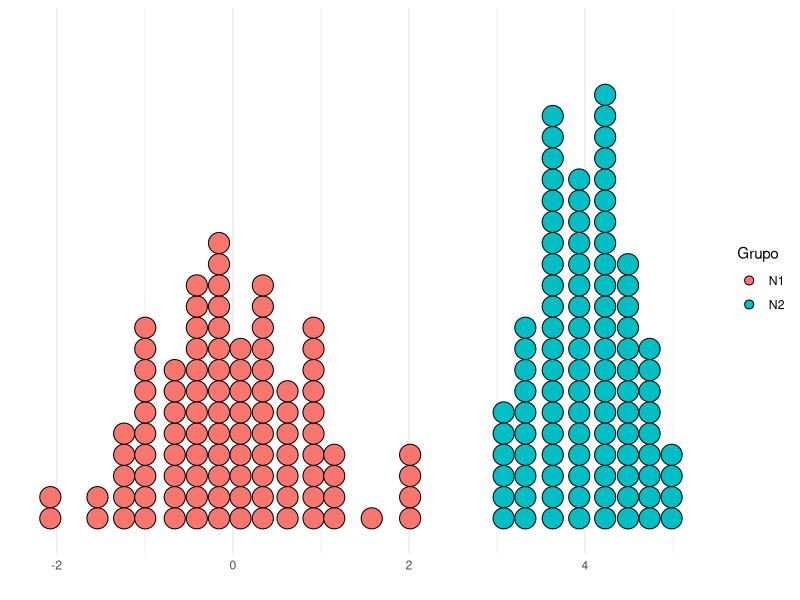
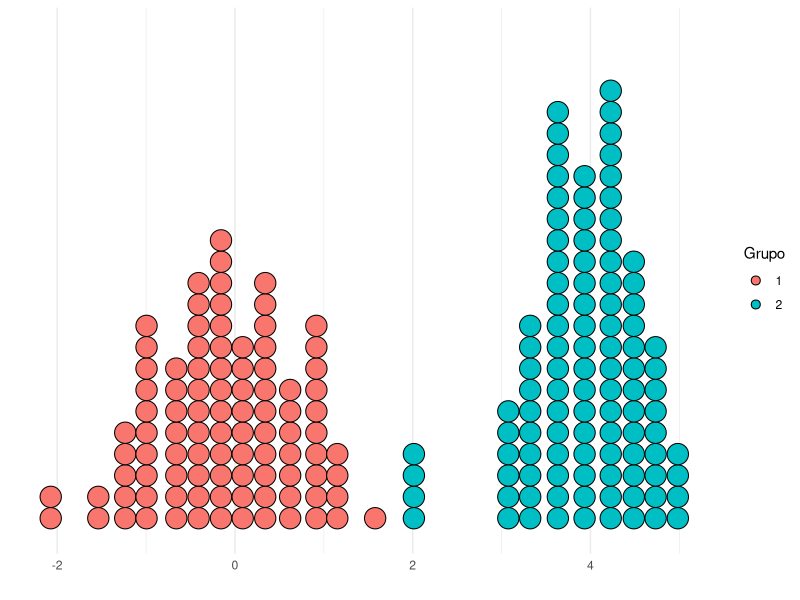

Source code (R) for these figures, in order: (Note: this script raises an error after producing the figures.)
##-----Kmean algorithm-----##


#libraries
library(ggplot2)

#1- For programming propouse I create two samples of a normal random variable, the first one called N1 is a random sample 
#for a normal random variable with mean=0 and variance=1, the second one called N2 is a random sample for a normal random variable
# with mean=4 and variance=0.5. 

set.seed(12)
N1 <- rnorm(100,mean=0, sd=1)
type1 <- rep(1,100)
type2 <- rep(2,100)
N2 <- rnorm(100,mean=4, sd=0.5)

data<-c(N1,N2)
type<-c(type1,type2)
data <- as.data.frame(cbind(data,type))
data$type <- as.factor(as.character(data$type))

# we plot both samples wwith different color, to see the graphic representation of this two groups.  They are quite different}
#so any algorithm should identify them as different groups. 

b <-ggplot(data, aes(x =data, fill=factor(type)))
b + geom_dotplot() +scale_y_continuous(NULL, breaks = NULL)+labs(x="")+theme_minimal()+ scale_fill_discrete(name = "Grupo", labels=c("N1", "N2"))

# the results whit the R function kmeans are the following:

data_ov <- data$data

##The prior steps for defining the algorithm are:

# select the k initial centers 
# for the k initial centers
k<-2
centers <- sample(data$data,2)
x<- as.data.frame(data$data)

## we try with the kmeans command in R
trial<-kmeans(x,2, iter.max=10)
data$cluster_ral<-trial$cluster

c <-ggplot(data, aes(x =data, fill=factor(cluster_ral)))
c + geom_dotplot() +scale_y_continuous(NULL, breaks = NULL)+labs(x="")+theme_minimal()+ scale_fill_discrete(name = "Grupo", labels=c("1", "2"))


#there are 4 points that are not correctly classified

# Function for only one variable

kmeans_one<-function(k,x, it=10){
  
  if(class(k)!="numeric"){
    print("number of clusters must be numeric")
    
  } 
  if(class(x)=="matrix"){
    x<-as.data.frame(x)
  }
  if(class(x)!="data.frame"){
    print("x must be a matrix or a data.frame")
    
  }
  seq_it<-1:it
  z <- 0
  withind <- rep(NA,k)
  finalcluster<-matrix(0,nrow=nrow(data), ncol=1)
  finalcenters <- rep(NA,k)
  distance <- matrix(0, nrow=nrow(x), ncol=k)
  cluster <- matrix(0, nrow=nrow(x), ncol=1)
  mincriterio<-NA
  while(z<it){
    z=z+1
    centers <-sample(x[,1], size=k) 
    
    for (n in 1:k){
      for (j in 1:nrow(distance)){
        distance[j,n] <- x[j,1]-centers[n]
      }}
    seq1 <- 1:(k-1)
    for (n in seq1){
      for (j in 1:nrow(distance)){
        if (abs(distance[j,n])<=abs(distance[j,n+1])){
          cluster[j,1] <-n
        }else{ 
          cluster[j,1]<-n+1
        }}
    }
   
    withind_temp <-colSums(distance^2)
    mincriterio_temp <-sum(withind_temp)
    if(mincriterio_temp<=mincriterio|is.na(mincriterio)==TRUE){
        finalcluster<-cluster
        finalcenters<-centers
        withind<-withind_temp
        mincriterio<-mincriterio_temp 
        
    }else{
      finalcluster<-finalcluster
      withind<-withind
      mincriterio<-mincriterio
      finalcenters<-finalcenters
    }
   
  }
  results<<-list(centers=finalcenters, clusters=finalcluster, k=k, max.it=it, z=z, data=x)
  
}





# graph to see the difference with the base algoritmh


data$finalcluster<-results$clusters


d <-ggplot(data, aes(x =data, fill=factor(finalcluster)))
d + geom_dotplot() +scale_y_continuous(NULL, breaks = NULL)+labs(x="")+theme_minimal()+ scale_fill_discrete(name = "Grupo", labels=c("1", "2"))






